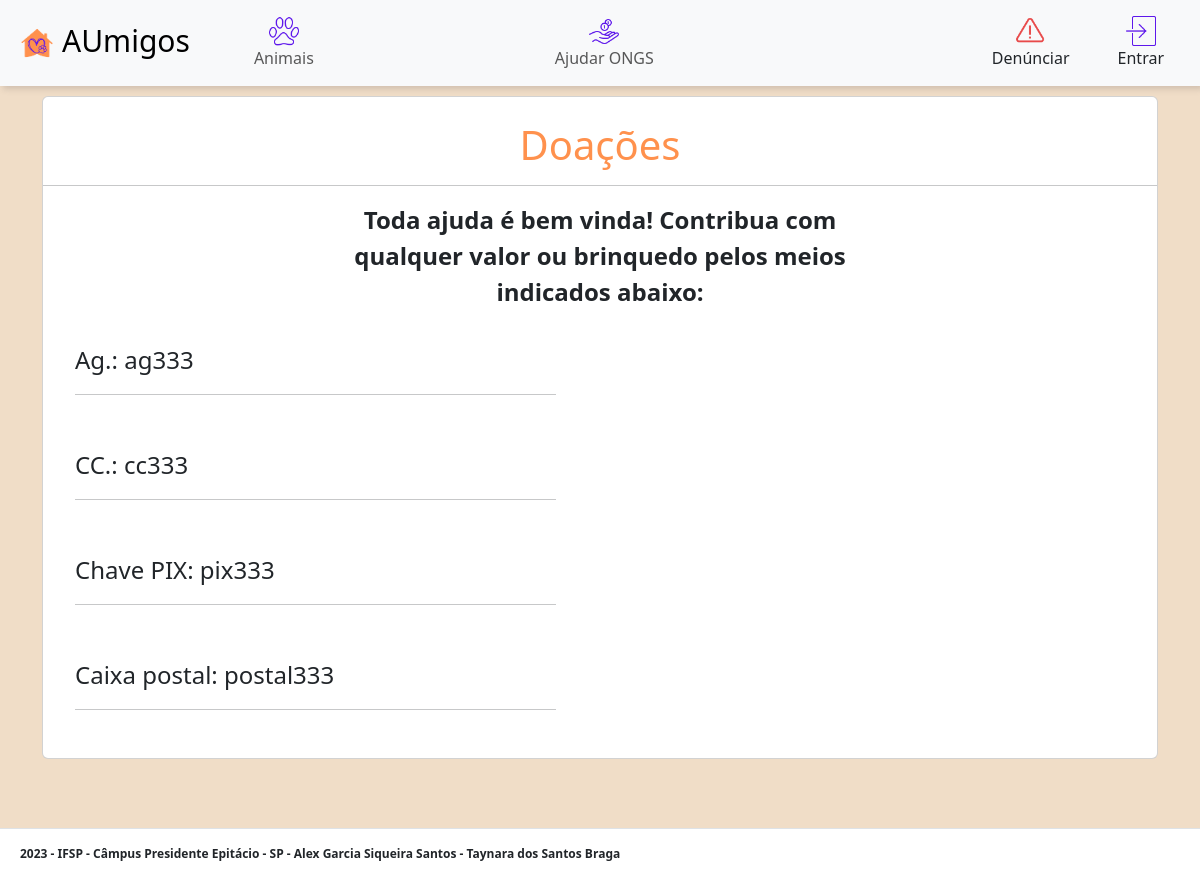
Page /a_doacoes_cont.php?ong_cnpj=123-1 on the committed database.
### tables this page shows
CREATE TABLE Ong (
	ong_codigo INT NOT NULL AUTO_INCREMENT,
	ong_cnpj VARCHAR(45) NOT NULL UNIQUE,
	nome_fantasia VARCHAR(45) NOT NULL,
    ong_foto VARCHAR(255),
	cidade VARCHAR(45) NOT NULL,
	estado VARCHAR(45) NOT NULL,
	endereco VARCHAR(45) NOT NULL,
	descricao VARCHAR(80),
	email_ong VARCHAR(45) NOT NULL,
	senha_ong VARCHAR(45) NOT NULL,
	agencia VARCHAR(45),
	conta_corrente VARCHAR(45),
	chave_pix VARCHAR(45),
	caixa_postal VARCHAR(45),
	PRIMARY KEY (ong_codigo)
);

### funcoes/_funcoesConfigBanco.php (called while the page is built, shortened)
<?php
function executarSelect($con, $sql){
    $res = mysqli_query($con, $sql);
    if($res && mysqli_num_rows($res) > 0){
        $dados = mysqli_fetch_all($res, MYSQLI_ASSOC);
    } else {
        $dados = array();
    }
    return $dados;
}

### a_doacoes_cont.php (the view, shortened to what this page needs)
<?php
include "layout/_cabecalho.php";
include "layout/_a_navbar.php";
$conexao = conectarBanco("aumigos");
$ongs = executarSelect($conexao, "SELECT * FROM Ong");
if (isset($_GET["ong_cnpj"])) {
  for ($i = 0; $i < count($ongs); $i++) {
    if ($ong_cnpj = $ongs[$i]["ong_cnpj"]) {
      $agencia = $ongs[$i]["agencia"];
      $conta_corrente = $ongs[$i]["conta_corrente"];
      $chave_pix = $ongs[$i]["chave_pix"];
      $caixa_postal = $ongs[$i]["caixa_postal"];
    }
  }
}
?>
<main class="container">
  <br><br><br><br>
  <div class="col-12 card">
    <div class="text-center">
      <br>
      <h1 class="titulo1">Doações</h1>
      <hr>
      <div class="fs-4 texto2">Toda ajuda é bem vinda! Contribua com qualquer valor
        ou brinquedo pelos meios indicados abaixo:</div>
    </div>
    <div class="row">
      <div class="col-6">
        <div class="fs-4 m-3 card-body">
          Ag.: <?= $agencia ?>
          <hr>
          <br>
          CC.: <?= $conta_corrente ?>
          <hr>
          <br>
          Chave PIX: <?= $chave_pix ?>
          <hr>
          <br>
          Caixa postal: <?= $caixa_postal ?>
          <hr>
        </div>
      </div>
      <div class="col-6">
      </div>
    </div>
  </div>
  <br><br><br><br><br>
</main>
<?php
include "layout/_rodape.php";
?>

### rows in the picture
ong: agencia "ag333", conta_corrente "cc333", chave_pix "pix333", caixa_postal "postal333"
